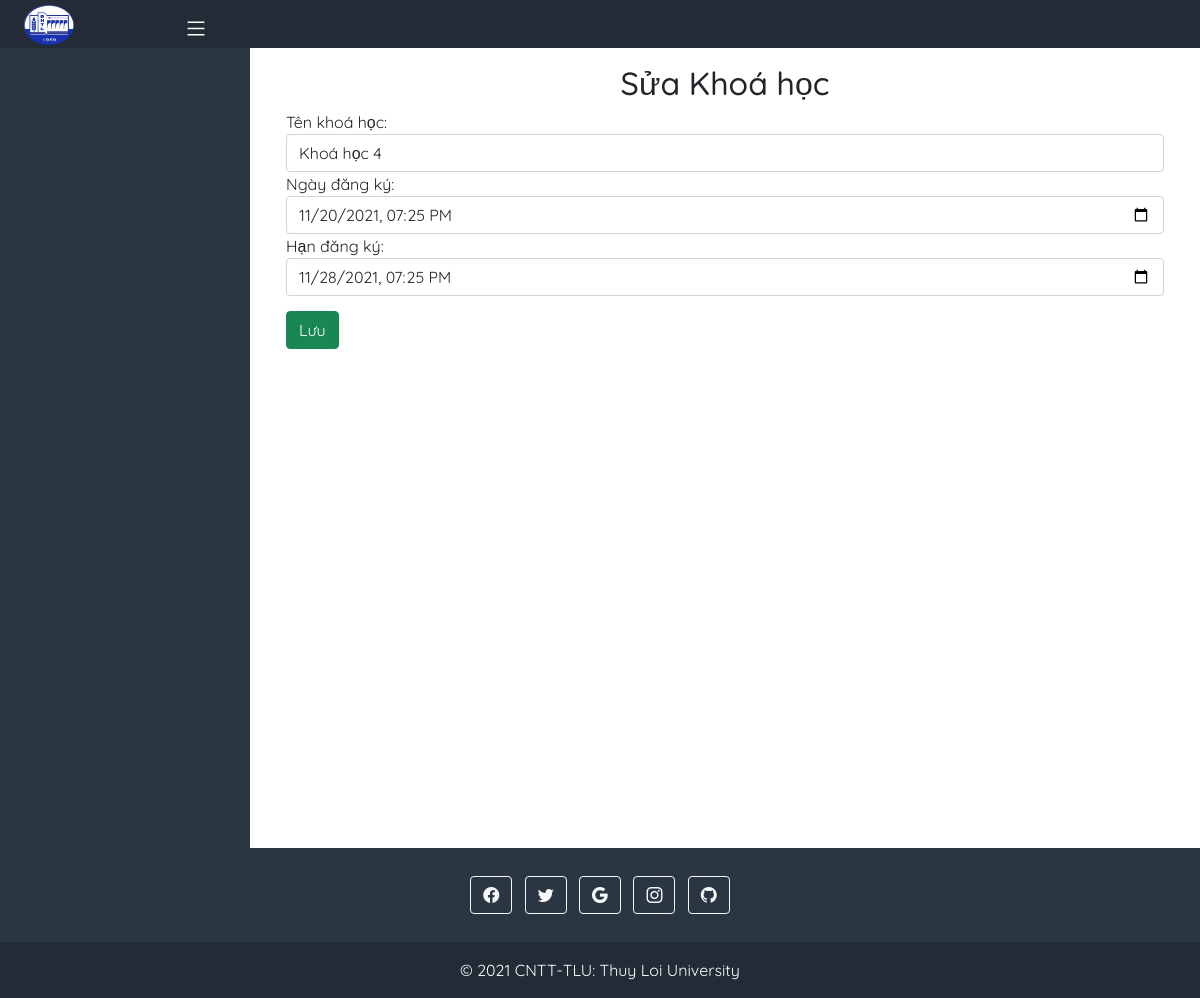
Screenshot of /DangKyHoc/DangKyHoc/Admin/QuanlyKhoaHoc/Khoahoc/add.php?id=21 with the database file from the repository.
### tables this page shows
CREATE TABLE `Khoahoc` (
  `MKH` int(11) NOT NULL,
  `Tenkhoahoc` varchar(255) NOT NULL,
  `NgayDangKy` datetime NOT NULL,
  `HanDangKy` datetime NOT NULL
);

### DangKyHoc/DangKyHoc/Db/dbhelper.php (called while the page is built, shortened)
<?php
function executeSingleResult($sql) {
	$con = mysqli_connect('localhost', 'root','', 'Dangkyhoc');
	$result = mysqli_query($con, $sql);
	$row=null;
	if($result !=null)
	{
		$row    = mysqli_fetch_array($result, 1);
	}
	return $row;
}

### DangKyHoc/DangKyHoc/Admin/QuanlyKhoaHoc/Khoahoc/add.php (the view, shortened to what this page needs)
<?php
    require_once('../../../Db/dbhelper.php');
    $MKH= $Tenkhoahoc= $NgayDangKy=$HanDangKy='';
    if (isset($_GET['id'])) {
        $MKH       = $_GET['id'];
        $sql      = 'select * from Khoahoc where MKH= '.$MKH;
        $chitiet = executeSingleResult($sql);
        if ($chitiet != null) {
            $Tenkhoahoc   = $chitiet['Tenkhoahoc'];
            $NgayDangKy   = $chitiet['NgayDangKy'];
            $HanDangKy    = $chitiet['HanDangKy'];
            $NgayDangKy1  = str_replace(" ","T",$NgayDangKy);
            $HanDangKy1   = str_replace(" ","T",$HanDangKy);
        }
    }
?>
<!DOCTYPE html>
<html lang="en">
    <head>
        <link href="https://cdn.jsdelivr.net/npm/bootstrap@5.1.2/dist/css/bootstrap.min.css" rel="stylesheet">
        <link rel="stylesheet" href="https://cdn.jsdelivr.net/npm/bootstrap-icons@1.6.1/font/bootstrap-icons.css">
        <link rel="stylesheet" href="../../../Assets/Css/main.css">
    </head>
    <body>
        <div class="top-side " style="background-color: #2b3643;">
            <div class="frame-top" style="background-color: rgba(0, 0, 0, 0.2);">
                <div class="row  align-items-center page-header justify-content-between">
                    <div class="col-md-6 col-6 col-sm-6">
                        <div class=" d-flex  header-logo">
                            <div class="logo col-md-2 col-2 col-sm-2 text-center">
                                <a href="../../index.php">
                                    <img src="../../../Assets/Image/logo-small.png" alt="logo" class="img-logo">
                                </a>
                            </div>
                            <div class="menu-toggle col-md-4 col-4 col-sm-4 text-center">
                                <i class="bi bi-list icon-toggle" id="show" ></i>
                            </div>
                        </div>
                    </div>
                </div>
            </div>
        </div>
        <div class="container-fluid">
            <div class="row flex-nowrap">
                <div class="col-auto col-md-3 col-xl-2 px-sm-2 px-0 sidebar" style="background-color: #2b3643;">
                    <div class="d-flex flex-column align-items-center align-items-sm-start px-3 pt-2 text-white min-vh-100">
                    </div>
                </div>
                <div class="col py-3">
                    <div class="container">
                        <div class="panel panel-primary">
                            <div class="panel-heading">
                                <?php if(isset($_GET['id'])) {?>
                                    <h2 class="text-center">Sửa Khoá học </h2>
                                <?php }else {?>
                                    <h2 class="text-center">Thêm Khoá học </h2>
                                <?php } ?>
                            </div>
                            <div class="panel-body">
                                <form method="post">
                                    <div class="form-group">
                                        <label for="name">Tên khoá học:</label>
                                        <input required="true" type="text" class="form-control" id="Tenkhoahoc" name="Tenkhoahoc" value="<?=$Tenkhoahoc?>">
                                    </div>
                                    <div class="form-group">
                                        <label for="name">Ngày đăng ký:</label>
                                        <input required="true" type="datetime-local" class="form-control" id="NgayDangKy" name="NgayDangKy" value="<?=$NgayDangKy1?>">
                                    </div>
                                    <div class="form-group">
                                        <label for="name">Hạn đăng ký:</label>
                                        <input required="true" type="datetime-local" class="form-control" id="HanDangKy" name="HanDangKy" value="<?=$HanDangKy1?>">
                                    </div>
                                    <button class="btn btn-success" style="margin-top: 15px;">Lưu</button>
                                </form>
                            </div>
                        </div>
                    </div>
                </div>
            </div>
        </div>
    </body>
    <footer class="text-center text-white" style="background-color: #2b3643;">
        <div class="container p-4 pb-0">
          <section class="mb-4">
            <a class="btn btn-outline-light btn-floating m-1" href="#!" role="button"><i class="bi bi-facebook"></i></a>
            <a class="btn btn-outline-light btn-floating m-1" href="#!" role="button"><i class="bi bi-twitter"></i></a>
            <a class="btn btn-outline-light btn-floating m-1" href="#!" role="button"><i class="bi bi-google"></i></a>
            <a class="btn btn-outline-light btn-floating m-1" href="#!" role="button"><i class="bi bi-instagram"></i></a>
            <a class="btn btn-outline-light btn-floating m-1" href="#!" role="button"><i class="bi bi-github"></i></a>
          </section>
        </div>
        <div class="text-center p-3" style="background-color: rgba(0, 0, 0, 0.2);">
            © 2021 CNTT-TLU:
            <a class="text-white" href="#">Thuy Loi University</a>
        </div>
    </footer>
</html>

### DangKyHoc/DangKyHoc/Assets/Css/main.css (style rules this page uses)
:root { --background-headsidebar:#2b3643; --text-color:#b4bcc8; }
body { font-family: 'Quicksand', sans-serif; }
.header-logo .logo .img-logo { width: 50px; height: 40px; margin-top: 5px; }
.menu-toggle { padding-top:10px; }
.icon-toggle { color: white; font-size: 25px; }
.sidebar { width: 250px; }
.news ul,a { text-decoration: none; list-style-type: none; }

### rows the page displays
khoahoc: Tenkhoahoc "Khoá học 4", NgayDangKy "11/20/2021 19:25", HanDangKy "11/28/2021 19:25"
